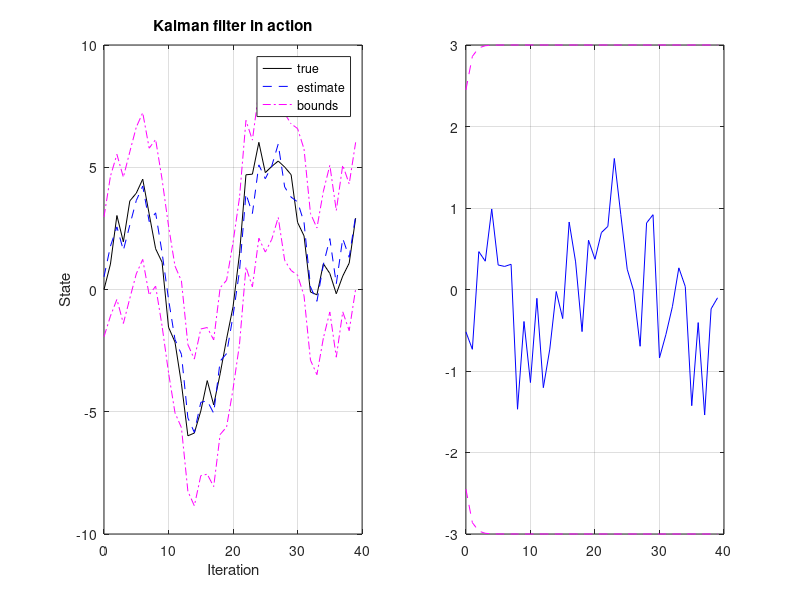

This chart was generated by the following MATLAB code: (Note: this script raises an error after producing the figure.)
% Initialize simulation variables
SigmaW = 1; % Process noise covariance
SigmaV = 2; % Sensor noise covariance
A = 1; B = 1; C = 1; D = 0; % Plant definition matrices
maxIter = 40;

% Seed the random number generator: Octave's "randn" function produces pseudo 
% random numbers having a Gaussian distribution. To get the same random numbers
% every time you run the code, you can "seed" the pseudo random number generator 
% with a deterministic value. This allows us to get reproducible results that 
% still contain apparent randomness.
%
% YOU MUST NOT CHANGE THE FOLLOWING LINE IN ORDER TO ARRIVE AT "CORRECT" ANSWERS 
% FOR THE QUIZ. IF YOU CHANGE IT TO EXPLORE THE BEHAVIOR OF THE FILTER FOR 
% DIFFERENT PSEUDO-RANDOM SEQUENCES, CHANGE IT BACK TO randn("seed",10) BEFORE 
% COMPUTING RESULTS TO ENTER AS QUIZ RESPONSES.
randn("seed",10)

% Initialize true state, state estimate, error covariance, initial input
xtrue = 0;  % Initialize true system initial state
xhat = 0;   % Initialize Kalman filter initial estimate
SigmaX = 0; % Initialize Kalman filter covariance
u = 0;      % Unknown initial driving input: assume zero

% Reserve storage for variables we might want to plot/evaluate
xstore = zeros(maxIter+1,length(xtrue)); xstore(1,:) = xtrue;
xhatstore = zeros(maxIter,length(xhat));
SigmaXstore = zeros(maxIter,length(xhat)^2);

for k = 1:maxIter,
  % KF Step 1: State estimate time update
  xhat = A*xhat + B*u; % use prior value of "u"

  % KF Step 2: Error covariance time update
  SigmaX = A*SigmaX*A' + SigmaW;

  % [Implied operation of system in background, with
  % input signal u, and output signal z]
  u = 0.5*randn(1) + cos(k/pi); % for example... usually measured
  w = chol(SigmaW)'*randn(length(xtrue));
  v = chol(SigmaV)'*randn(length(C*xtrue));
  ztrue = C*xtrue + D*u + v;  % y is based on present x and u
  xtrue = A*xtrue + B*u + w;  % future x is based on present u

  % KF Step 3: Estimate system output
  zhat = C*xhat + D*u;

  % KF Step 4: Compute Kalman gain matrix
  L = SigmaX*C'/(C*SigmaX*C' + SigmaV);

  % KF Step 5: State estimate measurement update
  xhat = xhat + L*(ztrue - zhat);

  % KF Step 6: Error covariance measurement update
  SigmaX = SigmaX - L*C*SigmaX;

  % [Store information for evaluation/plotting purposes]
  xstore(k+1,:) = xtrue;
  xhatstore(k,:) = xhat;
  SigmaXstore(k,:) = SigmaX(:);
end;

subplot(1,2,1);
plot(0:maxIter-1,xstore(1:maxIter),'k-',0:maxIter-1,xhatstore,'b--', ...
  0:maxIter-1,xhatstore+3*sqrt(SigmaXstore),'m-.',...
  0:maxIter-1,xhatstore-3*sqrt(SigmaXstore),'m-.'); grid;
legend('true','estimate','bounds');
title('Kalman filter in action');
xlabel('Iteration'); ylabel('State');

subplot(1,2,2)
estErr = xstore(1:maxIter)-xhatstore;
plot(0:maxIter-1,estErr,'b-',0:maxIter-1, ...
  3*sqrt(SigmaXstore),'m--',0:maxIter-1,(-3)*sqrt(SigmaXstore),'m--');
grid; legend('Error','bounds',0);
title('Error with bounds');
xlabel('Iteration'); ylabel('Estimation Error');